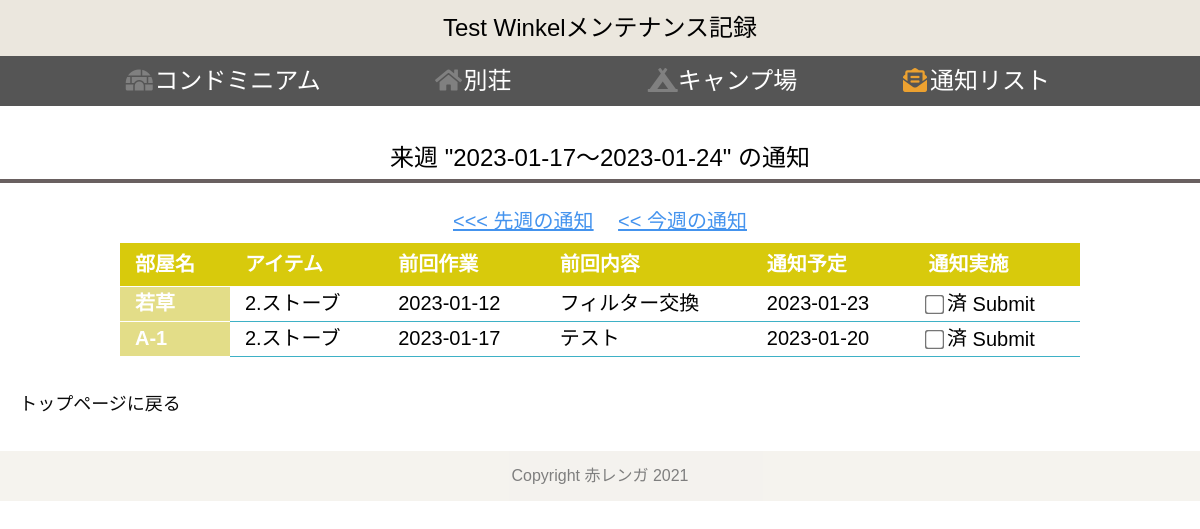
Page /notice/w_tasklist/nw on the committed database.
### tables this page shows
CREATE TABLE "wakakusa" (
	"taskid"	INTEGER,
	"item_id"	INTEGER,
	"t_id"	INTEGER,
	"item"	TEXT,
	"pro_date"	INTEGER,
	"pro_number"	TEXT,
	"set_date"	DATE,
	"t_date"	DATE,
	"task"	TEXT,
	"notice"	DATE,
	"nt_id"	INTEGER,
	PRIMARY KEY("taskid" AUTOINCREMENT)
);

CREATE TABLE "items" (
	"id"	INTEGER,
	"ios_id"	INTEGER,
	"room"	TEXT,
	"table_name"	TEXT,
	PRIMARY KEY("id" AUTOINCREMENT)
);

CREATE TABLE "A1" (
	"taskid"	INTEGER,
	"item_id"	INTEGER,
	"t_id"	INTEGER,
	"item"	TEXT,
	"pro_date"	DATE,
	"pro_number"	TEXT,
	"set_date"	DATE,
	"t_date"	DATE,
	"task"	TEXT,
	"notice"	DATE,
	"nt_id"	INTEGER,
	PRIMARY KEY("taskid" AUTOINCREMENT)
);

### app.py (the view)
@app.route("/notice/w_tasklist/nw")
def notice_w_tasklist_nw():
    today = dt.date.today()
    time7 = today + dt.timedelta(days=-7)
    time14 = today + dt.timedelta(days=-14)
    time_p7 = today + dt.timedelta(days=7)
    conn = sqlite3.connect("w_MN.db")
    c = conn.cursor()
    c.execute("select table_name from items")
    tbname_list = []
    ntlist = []
    nt_list = []
    for row in c.fetchall():
        c.execute("select items.room,  %s.item, %s.t_date, %s.task, %s.notice, items.id, %s.taskid FROM items JOIN %s ON items.id = %s.item_id where notice <= ? and notice >= ? and nt_id =0" % (row[0],row[0],row[0],row[0],row[0],row[0],row[0]), (time_p7,today,))
        ntlist = []
        notice_list = c.fetchall()
        for row2 in notice_list:
            if row2 is not None:
                ntlist.append(row2)
        for row3 in ntlist:
            if row3[0] is not None:
                nt_list.append({"room":row3[0],"item":row3[1],"t_date":row3[2],"task":row3[3],"notice":row3[4],"id":row3[5],"taskid":row3[6]})
    print(len(nt_list))
    c.close()
    return render_template("w_notice_list_nw.html",nt_list = nt_list, today = today, time_p7 = time_p7)

### templates/w_notice_list_nw.html
{% extends 'w_base_test2.html' %}
{% block content %}
<h2>来週 "{{today}}～{{time_p7}}" の通知</h2>
<div class="btn_top_1">
    <a href="/notice/w_tasklist/lw" class="btn4"><<< 先週の通知</a>
    <a href="/notice/w_tasklist" class="btn4"><< 今週の通知</a>
</div>
<table class="table_list" width="80%">
    <thead>
        <tr>
            <th>部屋名</th>
            <th>アイテム</th>
            <th>前回作業</th>
            <th>前回内容</th>
            <th>通知予定</th>
            <th>通知実施</th>
        </tr>
    </thead>
    {% for item in nt_list %}
    <form action="/notice/w_tasklist/nt_nw/{{item['id']}}/{{item['taskid']}}" method="POST">
    <tbody>
        <tr>
            <th label="部屋名">{{item["room"]}}</th>
            <td label="前回作業日">{{item["item"]}}</td>
            <td label="前回作業日">{{item["t_date"]}}</td>
            <td label="前回内容">{{item["task"]}}</td>
            <td label="通知予定日">{{item["notice"]}}</td>
            <td label="通知実施">
                <div>
                    <input type="checkbox" name="nt_id" value="1">
                        <label>済</label>
                    <input type="submit" onclick="return confirm('通知リストから削除していいですか')">
                </div>
            </td>
        </tr>
    </tbody>
    </form>
    {% endfor %}
</table>
<a href="/">
    <button type="button" class="btn1">トップページに戻る</button>
</a>
{% endblock %}

### static/css/w_style.css (style rules this page uses)
body { font-family: "Noto Sans Japanese", "ヒラギノ角ゴ Pro W3", "Hiragino Kaku Gothic Pro", "ヒラギノ角ゴ ProN W3", "Hiragino Kaku Gothic ProN", "游ゴシック", YuGothic, "メイリオ", "Meiryo", "HGPｺﾞｼｯｸM", "Osaka", "ＭＳ Ｐゴシック", sans-serif, Century Gothic, Arial; }
a { color:black; display: inline-block; font-size: 24px; }
h2 { font-size: 24px; margin-top: 30px; margin-bottom: 15px; text-align:center; line-height: 1.8; border-bottom: solid 4px rgb(105, 96, 96); }
table { table-layout: auto; margin-left: auto; margin-right: auto; border-radius: 16px; }
table th { font-size: 20px; padding: 0; }
td { font-size: 20px; }
.table_list { border-collapse: collapse; margin-bottom: 20px; }
.table_list thead th { background: #d8ca0c; padding: 10px 15px; border-bottom:#FFF solid 1px; color:#FFF; }
.table_list tbody th { background:#e3dd88; color:#FFF; padding: 2px 15px; border-bottom:#FFF solid 1px; vertical-align:middle; }
.table_list tbody tr:last-child th { border-bottom:#FFF solid 1px; }
.table_list tbody td { background:#FFF; padding:5px 15px; border-bottom:#3EB1C6 solid 1px; vertical-align:middle; }
form { margin-top: 20px; margin-left: auto; margin-right: auto; max-width: 720px; }
input[type=checkbox] { -ms-transform: scale(1.5, 1.5); -webkit-transform: scale(1.5, 1.5); transform: scale(1.5, 1.5); }
.btn1 { display: inline-block; width: 200px; height: 54px; text-align: center; text-decoration: none; line-height: 54px; outline: none; background-color:white; color: rgb(10, 10, 10); font-size: 18px; border-radius: 4px; margin-bottom: 20px; }
.btn_top_1 { text-align: center; padding: 10px; }
.btn4 { height: 20px; font-size: 20px; border-radius: 8px; color: rgb(68, 147, 238); text-align: center; text-decoration: underline; padding: 2px 10px; }

### rows in the picture
wakakusa: room "若草", item "2.ストーブ", t_date "2023-01-12", task "フィルター交換", notice "2023-01-23"
A1: room "A-1", item "2.ストーブ", t_date "2023-01-17", task "テスト", notice "2023-01-20"
